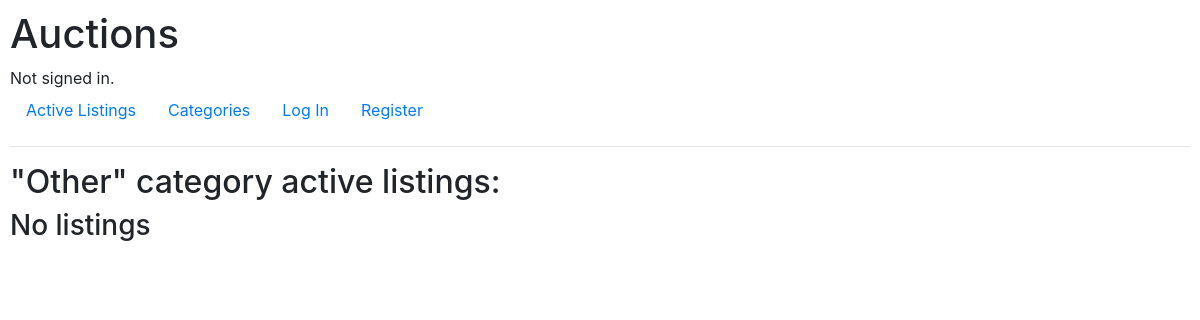
Before: /category/Other with the older database file.
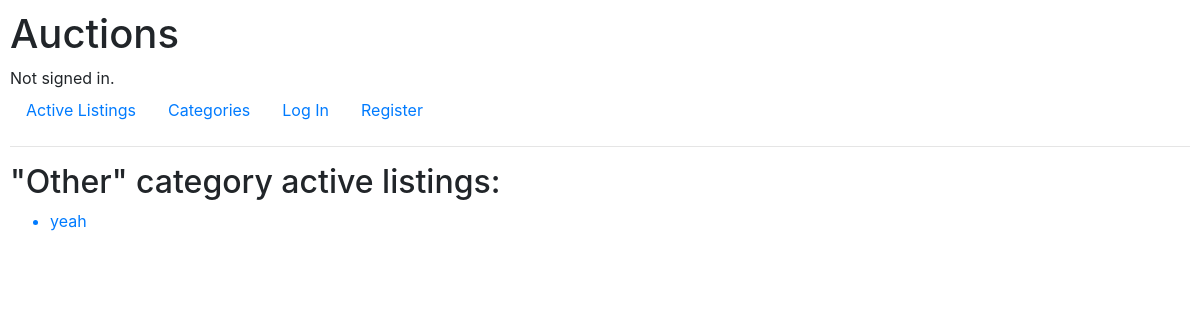
After: the same page with the newer database file.
### auctions/models.py (models this page shows, shortened)
class Category(models.Model):
    id = models.UUIDField(primary_key=True, default=uuid.uuid4, editable=False)
    category = models.CharField(max_length=15)

class Listing(models.Model):
    id = models.UUIDField(primary_key=True, default=uuid.uuid4, editable=False)
    title = models.CharField(max_length=25)
    image_url = models.URLField(blank=True, max_length=256)
    description = models.TextField()
    user = models.ForeignKey('User', on_delete=models.CASCADE, related_name='userListings')
    current_bid = models.DecimalField(max_digits=8, decimal_places=2)
    category = models.ForeignKey('Category', on_delete=models.SET('Other'), related_name='categoryListings')
    winner = models.ForeignKey('User', on_delete=models.SET(None), null=True, blank=True)

### auctions/views.py (the view)
# urls.py: path("category/<str:category>", views.category, name="category"),
def category(request, category):
    return render(request, "auctions/category.html", {
        'Listings' : Listing.objects.all().filter(category = Category.objects.get(category = category)),
        'category' : category
    })

### auctions/templates/auctions/category.html
{% extends "auctions/layout.html" %}
{% block body %}
    <h2>"{{category}}" category  active listings:</h2>
    {%if Listings %}
    <ul>
        {%for listing in Listings%}
            <a href= '{% url 'index'%}{{ listing.id }}' ><li>{{listing.description}}</li></a>
        {% endfor %}
    </ul>
    {%else%}
        <h3>No listings</h3>
    {%endif%}
{% endblock %}

Changed rows visible on the page:
added Listing: description "yeah"
Other visible differences:
text no longer shown: "No listings"
